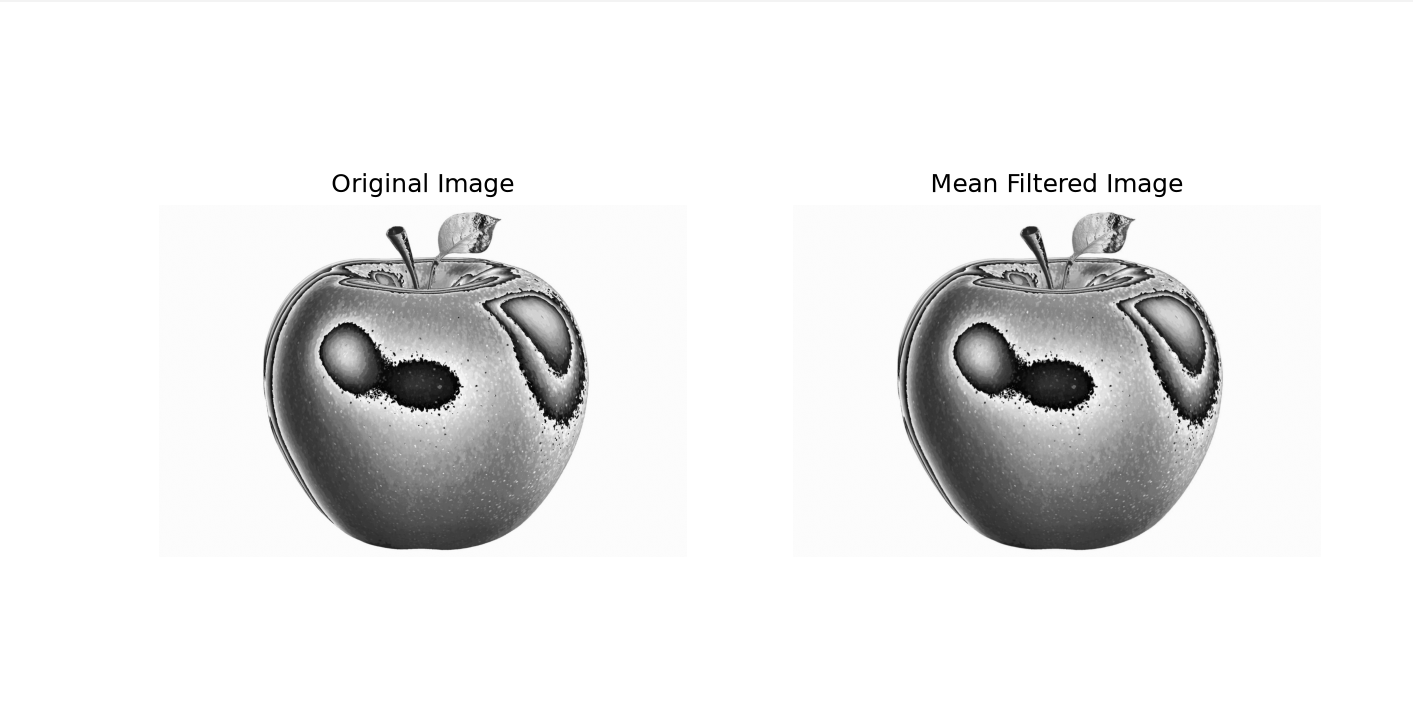

This chart was generated by the following Python code:
#Mean Filter 

import numpy as np
import matplotlib.pyplot as plt
import matplotlib.image as mpimg

# Load image
image = mpimg.imread("apple.jpg").copy()

# Convert RGB to Grayscale manually
if len(image.shape) == 3:
    gray = ((image[:, :, 0] +
             image[:, :, 1] +
             image[:, :, 2]) / 3).astype(np.uint8)
else:
    gray = image.astype(np.uint8)

# Get image dimensions
height, width = gray.shape

# Create output image
filtered = gray.copy()

# Apply 3x3 Mean Filter manually
for i in range(1, height - 1):
    for j in range(1, width - 1):

        total = 0

        # Sum all 9 neighboring pixels
        for x in range(-1, 2):
            for y in range(-1, 2):
                total += int(gray[i + x, j + y])

        # Calculate average
        filtered[i, j] = total // 9

# Display Original and Filtered Images
plt.figure(figsize=(10, 5))

plt.subplot(1, 2, 1)
plt.imshow(gray, cmap='gray')
plt.title("Original Image")
plt.axis("off")

plt.subplot(1, 2, 2)
plt.imshow(filtered, cmap='gray')
plt.title("Mean Filtered Image")
plt.axis("off")

plt.show()
